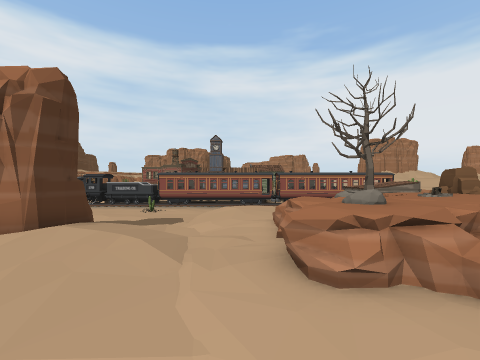
[1] (above)

16 first-person views from a walk through a Unity game level. The camera is 1.5 m above the floor, looks level and sees 90° across. The floor is counted in squares, 2 m on a side. Each view is taken from the middle of a square. On the plan, view 1 faces up. The plan holds only what a view shows up to about 9 squares ahead; the rest is blank. The place goes on beyond the plan. The player character is not drawn. Some animated figures are left out. Door leaves are left out, so doorways stand open.

[2]
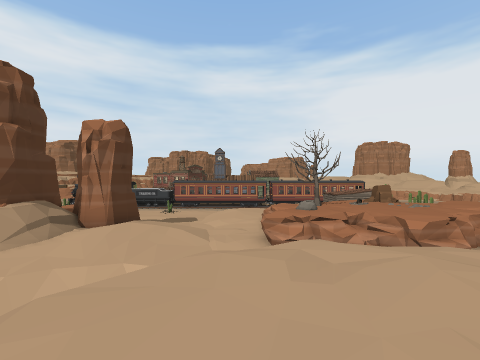

[3]
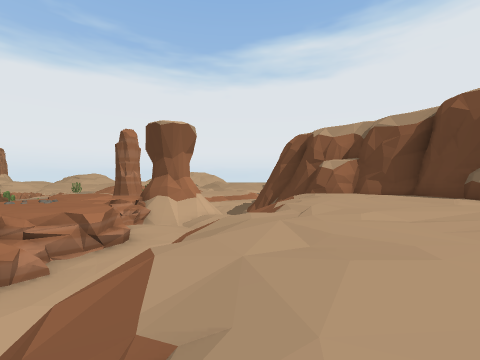

[4]
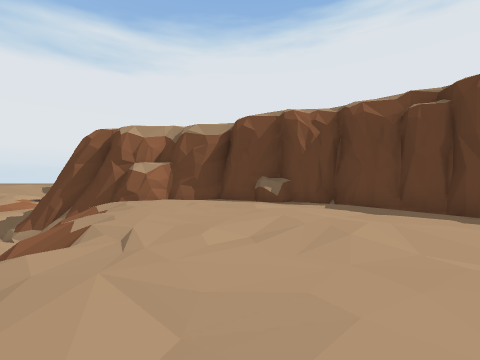

[5]
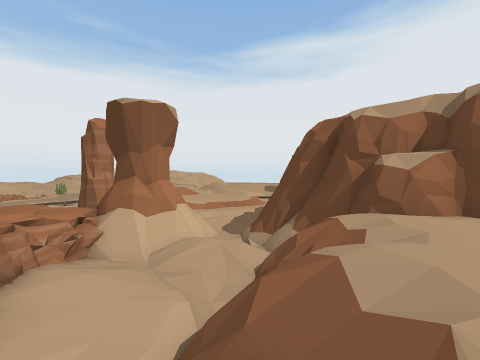

[6]
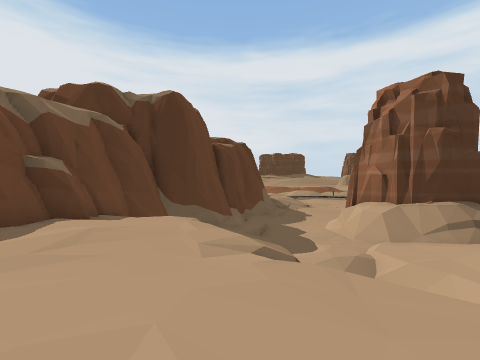

[7]
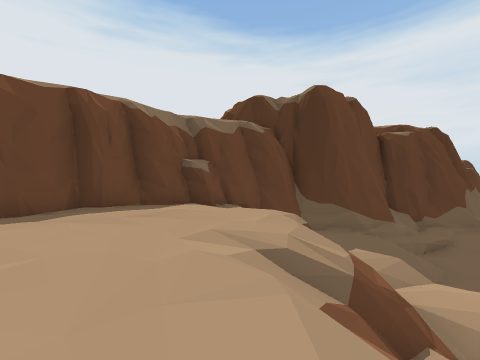

[8]
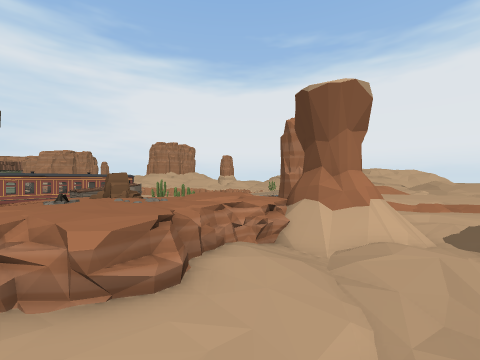

[9]
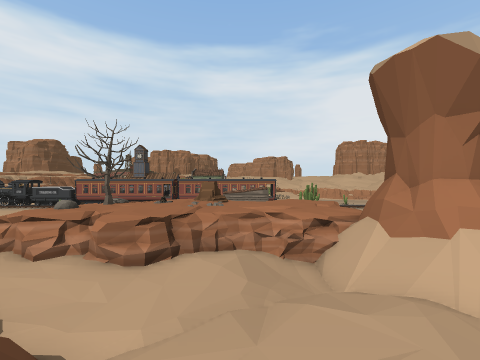

[10]
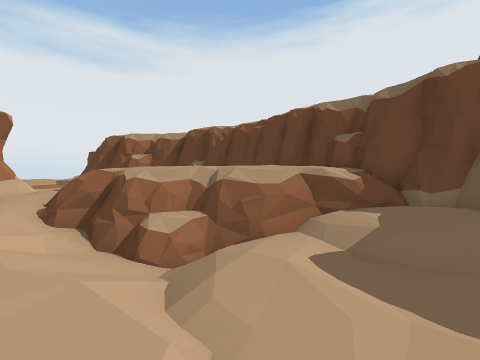

[11]
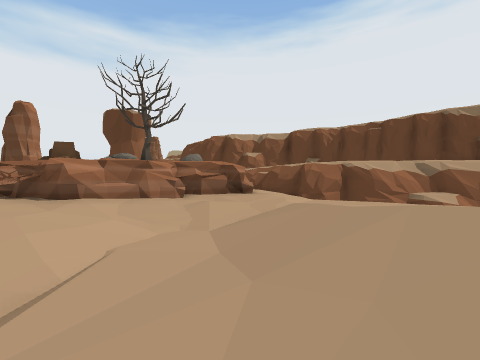

[12]
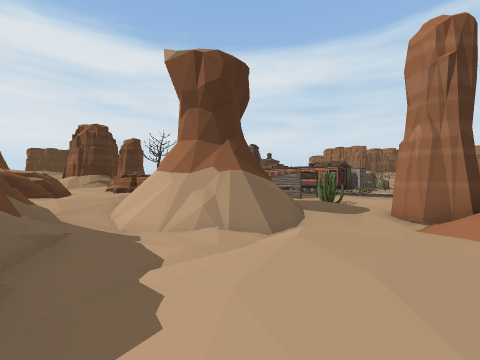

[13]
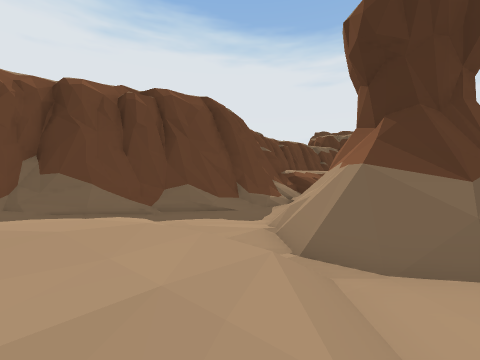

[14]
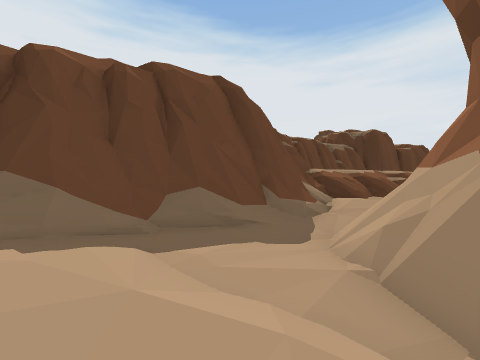

[15]
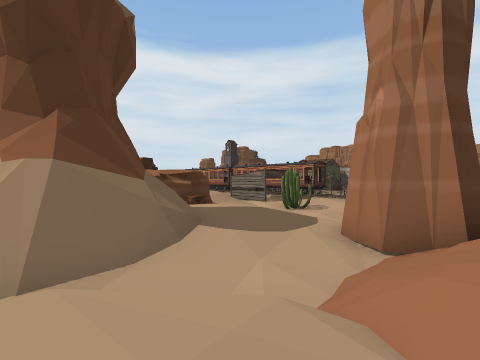

[16]
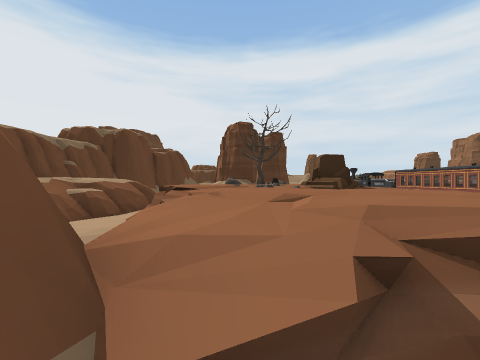

### Floor plan
Key: @ floor where view 1 was taken; # wall or solid block; . main floor; : floor 0.25 m higher than the main floor; - floor 0.25 m lower than the main floor; + floor 0.5 m higher than the main floor; _ floor 0.5 m lower than the main floor; < floor 0.75 m lower than the main floor; ( floor 1 m lower than the main floor; * floor 2 m higher than the main floor; % floor 2.25 m higher than the main floor; & floor 2.5 m higher than the main floor; $ floor 2.75 m higher than the main floor; / step, stairs or slope; = window, fence, low wall or low ledge; ^ raised ledge; v drop or lower ground; R rock; T tree.
Columns run from 12 left of view 1 to 19 right of it. Each row starts with its distance up from view 1.
  9        //_/..::=====
  8       #/.--..=#= =*R =    -__  #
  7       #::..-.=#***RR**  #..-_###
  6      ^:++:...==T*%***%%%=..-_((/
  5     #^::::...==**%%**%%*=///_(//
  4     #=.:.....##=  %==##/# =#<(//
  3     //......./=^^###: #/^ ^#(/.-
  2     /....//-..::..=::_//^^#//...
  1     __///(/(=v=....:////==//-/..
  0     _-.//==#@// ==....:.v=<_-/..
 -1 --____-//#//&&&&*/=..::///---...
 -2 ..////_=/=/&$$$&$%/=///#####//..
 -3  //.:::=///$$$$$$$///^## ^^^^#//
 -4   ##++#/&&$$$$$$$$$$###      ^##
 -5    ##+/%&$$$$$$$$$$##         ^^
 -6     ##/%&$$$$$$$$$##
 -7      ########$$$###
 -8          ^ ^^^^^

Positions as (right, up) in squares from view 1, and headings:
1: (0, 0), facing up
2: (0, -4), facing up
3: (-1, -1), facing right
4: (0, -1), facing down-right
5: (3, -1), facing right
6: (1, -3), facing left
7: (0, -1), facing down-left
8: (4, -1), facing up-right
9: (8, -3), facing up
10: (-8, 2), facing down-right
11: (-4, 9), facing down-right
12: (19, -2), facing up-left
13: (19, 4), facing down-left
14: (18, 2), facing down-left
15: (19, 2), facing up-left
16: (13, 5), facing left
